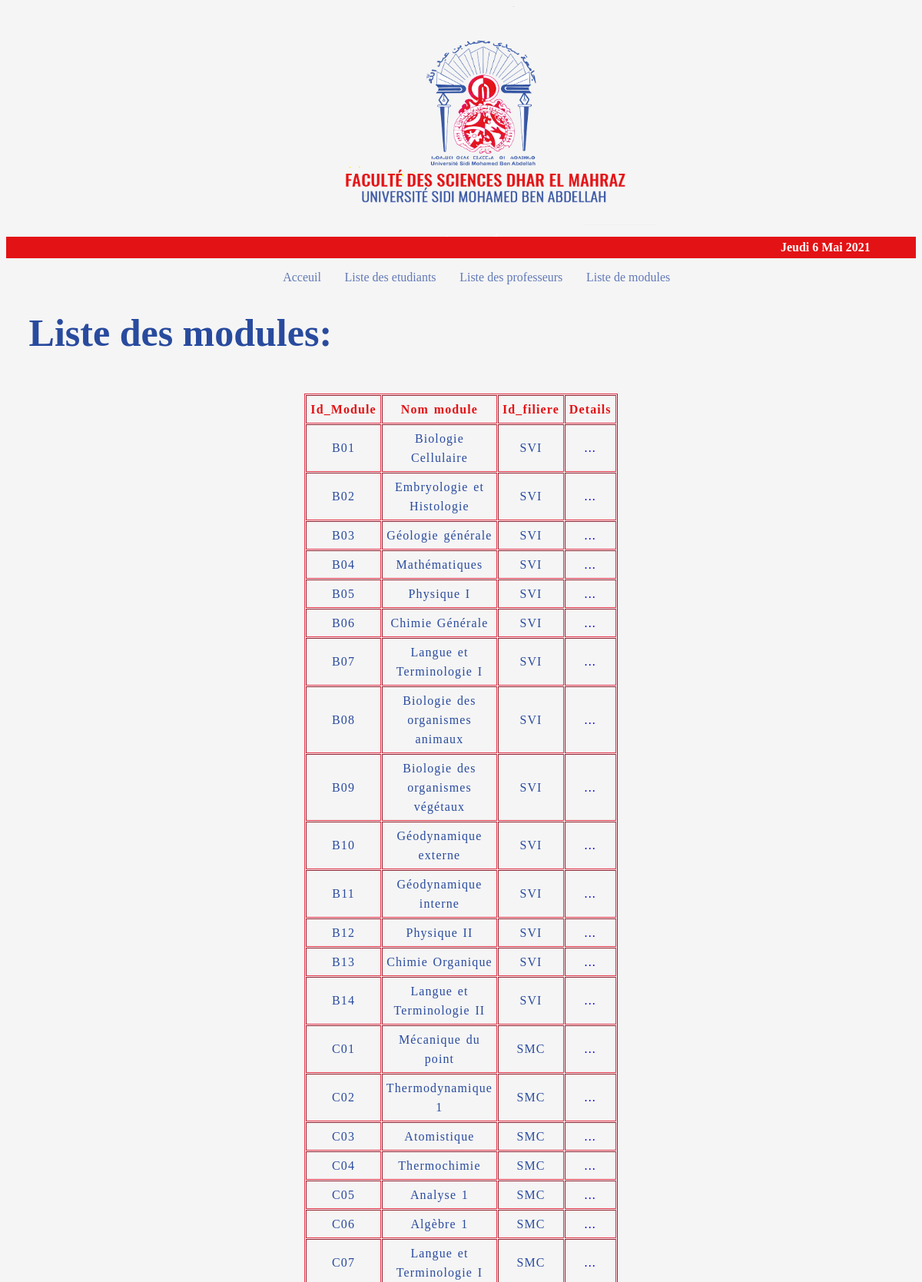
The page /website/html/units_list.php (upper part) on the database its author committed.
### tables this page shows
CREATE TABLE `modules` (
  `id_module` varchar(4) NOT NULL,
  `nom_module` varchar(100) NOT NULL,
  `id_filiere` varchar(4) NOT NULL,
  `code_prof` int(6) NOT NULL,
  `id_semestre` int(1) NOT NULL DEFAULT 1
);

### website/html/templates/data.php (called while the page is built, shortened)
<?php
require('config.php');
$sql = 'SELECT * FROM modules;';
$result = mysqli_query($conn,$sql);
$modules = [];
while($module = mysqli_fetch_assoc($result)){
	$modules[] = $module;
}
?>

### website/html/units_list.php (the view, shortened to what this page needs)
<?php
require('templates/data.php');
?>
<!DOCTYPE html>
<html>
<head>
	<link rel="stylesheet" type="text/css" href="../css/style.css">
</head>
<body>
<header id="mainHeader">
	<?php
		include("templates/header.php");
	 ?>
	 <?php
	include('templates/nav.php');
?>
	<div id="main">
		<h1>Liste des modules: </h1>
	</div>
</header>
<section>
<center>
	    <table border="table" cellspacing="1px" cellpadding="5px">
			<thead>
				<tr>
					<th>Id_Module</th>
					<th>Nom module</th>
					<th>Id_filiere</th>
					<th>Details</th>
				</tr>
			</thead>
			<tbody>
				<?php
                    for ($i=0; $i <count($modules) ; $i++) {
				 	echo "
					 	<tr>
                            <td>{$modules[$i]['id_module']}</td>
					 		<td>{$modules[$i]['nom_module']}</td>
					 		<td>{$modules[$i]['id_filiere']}</td>
					 		<td>";
					 ?>
					<a style = "text-decoration: none;" class= 'details' href='unit_details.php?id_module=<?=$modules[$i]['id_module']?>'> ... </a>
					<?php
					echo"  </td>
					 	</tr>
					";
				 }
				 ?>
			</tbody>
		</table>
</center>
</section>
</body>
</html>

### website/css/style.css (style rules this page uses)
body { background-color: whitesmoke; }
h1 { color: #294B9E; text-shadow: currentColor; font-size: 50px; padding-left: 2.5%; }
table { margin-top: 50px; margin-bottom: 50px; margin-left:5%; margin-right:5%; text-align: center; letter-spacing: 1.1px; word-spacing: 1.6px; line-height: 25px; width: 30%; padding: 0; border-color:#E33147; }
thead { color:#E31215; }
td { color: #294B9E; }

### rows shown on the page
modules: id_module "B01", nom_module "Biologie Cellulaire", id_filiere "SVI"
modules: id_module "B02", nom_module "Embryologie et Histologie", id_filiere "SVI"
modules: id_module "B03", nom_module "Géologie générale", id_filiere "SVI"
modules: id_module "B04", nom_module "Mathématiques", id_filiere "SVI"
modules: id_module "B05", nom_module "Physique I", id_filiere "SVI"
modules: id_module "B06", nom_module "Chimie Générale", id_filiere "SVI"
modules: id_module "B07", nom_module "Langue et Terminologie I", id_filiere "SVI"
modules: id_module "B08", nom_module "Biologie des organismes animaux", id_filiere "SVI"
modules: id_module "B09", nom_module "Biologie des organismes végétaux", id_filiere "SVI"
modules: id_module "B10", nom_module "Géodynamique externe", id_filiere "SVI"
modules: id_module "B11", nom_module "Géodynamique interne", id_filiere "SVI"
modules: id_module "B12", nom_module "Physique II", id_filiere "SVI"
modules: id_module "B13", nom_module "Chimie Organique", id_filiere "SVI"
modules: id_module "B14", nom_module "Langue et Terminologie II", id_filiere "SVI"
modules: id_module "C01", nom_module "Mécanique du point", id_filiere "SMC"
modules: id_module "C02", nom_module "Thermodynamique 1", id_filiere "SMC"
modules: id_module "C03", nom_module "Atomistique", id_filiere "SMC"
modules: id_module "C04", nom_module "Thermochimie", id_filiere "SMC"
modules: id_module "C05", nom_module "Analyse 1", id_filiere "SMC"
modules: id_module "C06", nom_module "Algèbre 1", id_filiere "SMC"
modules: id_module "C07", nom_module "Langue et Terminologie I", id_filiere "SMC"

### other values the page prints
$ln["jour"][$jour_de_la_semaine] "Jeudi"
$jour_du_mois "6"
$ln["mois"][$mois] "Mai"
$annee "2021"
